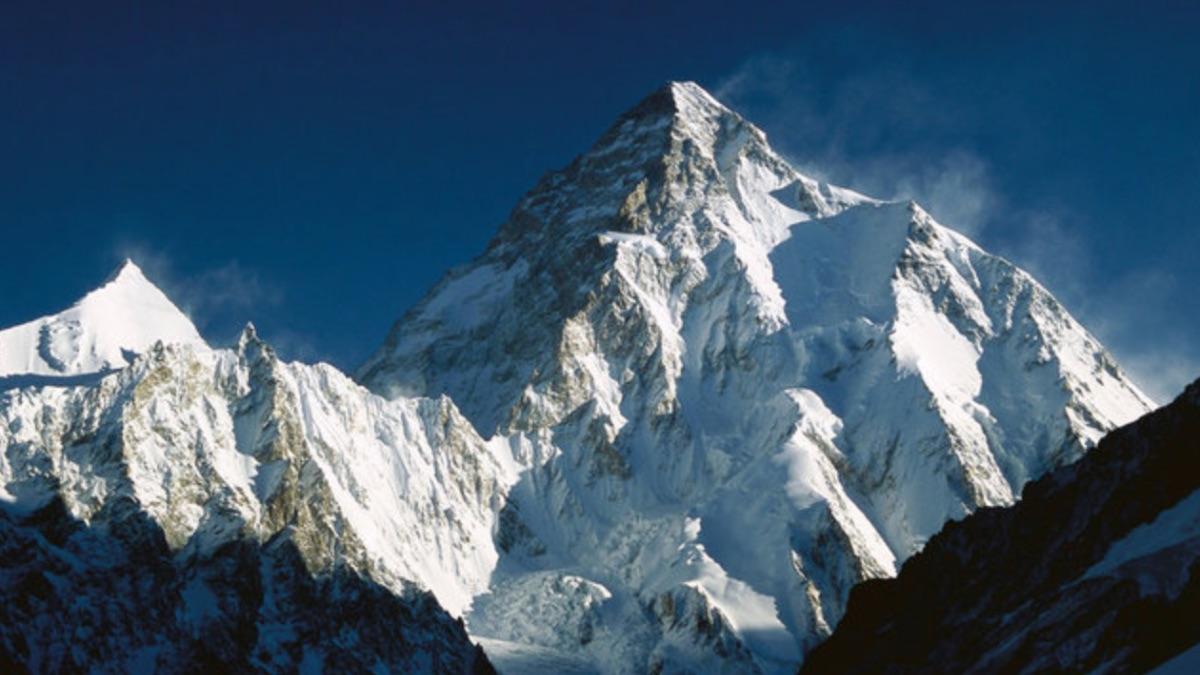
#> input picture dunyanin-en-uzun-dagi-002.jpg, 1200 x 675 px
$ python histogram_odevi.py
#> lines starting #> are read from the running program, lines starting #| are printed output that depends on the picture
import cv2
import matplotlib.pyplot as plt

image = cv2.imread(r"dunyanin-en-uzun-dagi-002.jpg", 0)
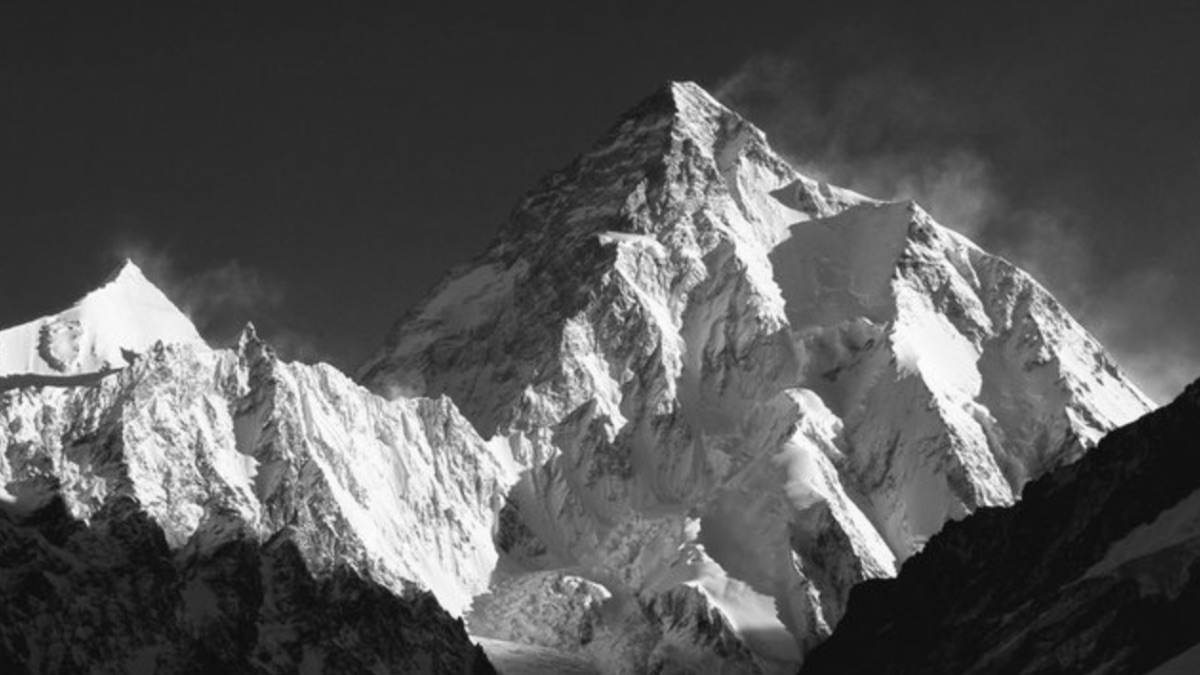
#> image: shape (675, 1200); min 8, max 255, mean 86.3

# Görüntüyü Matplotlib ile gösterme
plt.imshow(image, cmap='gray')
plt.title('Dag Image')
plt.axis('off')  # Eksenleri kapat
plt.show()

# Histogramı hesaplıyoruz
histogram = {}

for row in image:
    for pixel in row:
        if pixel not in histogram:
            histogram[pixel] = 1
        else:
            histogram[pixel] += 1
#> after the loop, histogram = 248 items

# Histogramı Matplotlib ile çizdiriyoruz
plt.bar(histogram.keys(), histogram.values())
plt.xlabel('Piksel Değeri')
plt.ylabel('Frekans')
plt.title('Histogram')
plt.show()
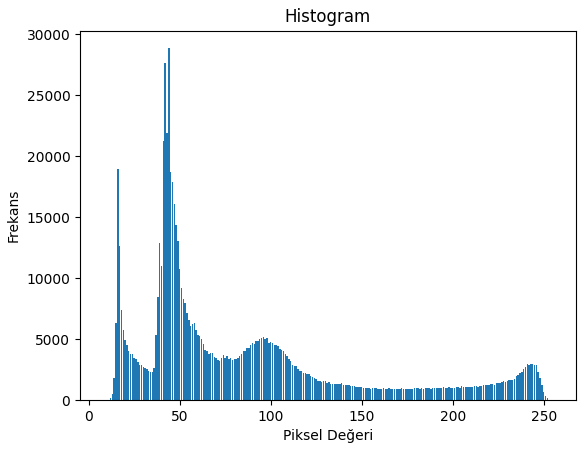
#> figure drawn by matplotlib, 1 panel; tallest bar 28848 high, from x = 43.6 to 44.4
